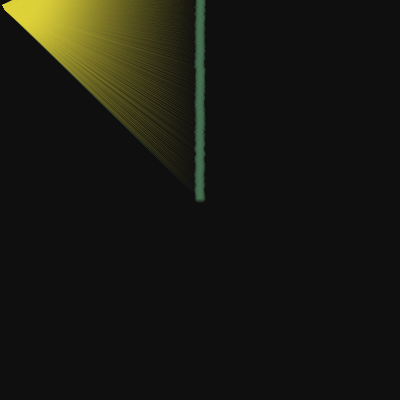
Frame 1 (no input)
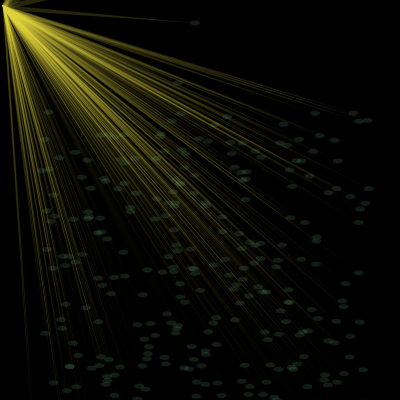
Frame 60 (the mouse pressed at the canvas centre just before this capture)
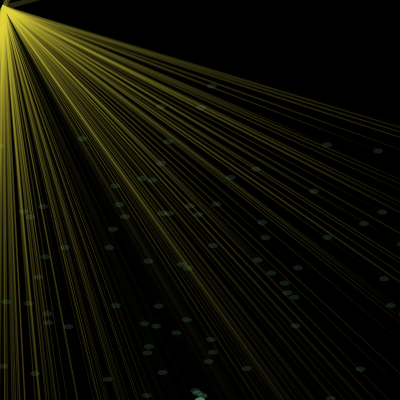
Frame 120 (the mouse held since frame 60 and released just before this capture)

The Processing sketch that drew these frames (run headless with seeded random() and noise(); from frame 60 on, the mouse is pressed at the canvas centre):

// Processing sketch: processing_41709
// ── processing_41709.pde

int numParticles = 300;
GenParticle[] p = new GenParticle[numParticles];

void setup() {
  size(400, 400);
  noStroke();
  smooth();
  for (int i = 0; i < p.length; i++) {
    float velX = random(-1, 1);
    float velY = -i;

    p[i] = new GenParticle(width/2, height/2, velX, velY, 5.0, width/2, height/2);
  }
}

void draw() {
  fill(0, 236);
 
  rect(0, 0, width, height);
  
  fill(0,250,248, 30);
  for (int i = 0; i < p.length; i++) {
    p[i].update();
    p[i].regenerate();
    p[i].display();
  }
}


class Particle {
  float x, y; 
  float vx, vy; 
  float radius; 
  float gravity = 0.1;

  Particle(float xpos, float ypos, float velx, float vely, float r) {
    x = xpos;
    y = ypos;
    vx = velx;
    vy = vely;
    radius = r;
  }

  void update() {
    vy = vy + gravity;
    y += vy;
    x += vx;
  }

  void display() {
    triangle(x,y,radius/2,radius,radius,radius*2);
    fill(134,229,163, 30);
    ellipse(x,y, radius *2,radius );
   fill(222,211,55,40);
  }
}


class GenParticle extends Particle {
  float originX, originY;

  GenParticle(float xIn, float yIn, float vxIn, float vyIn, float r, float ox, float oy) {
    super(xIn, yIn, vxIn, vyIn, r);
    originX = ox;
    originY = oy;
  }

  void regenerate() {
    if ((x > width*2 ) || (x < -width) ||
        (y > height*2) || (y < -height)) {
      x = originX;
      y = originY+200;
      vx = random(-3.0, 3.0);
      vy = random(-8.0, -2.0);
    }
  }

}
